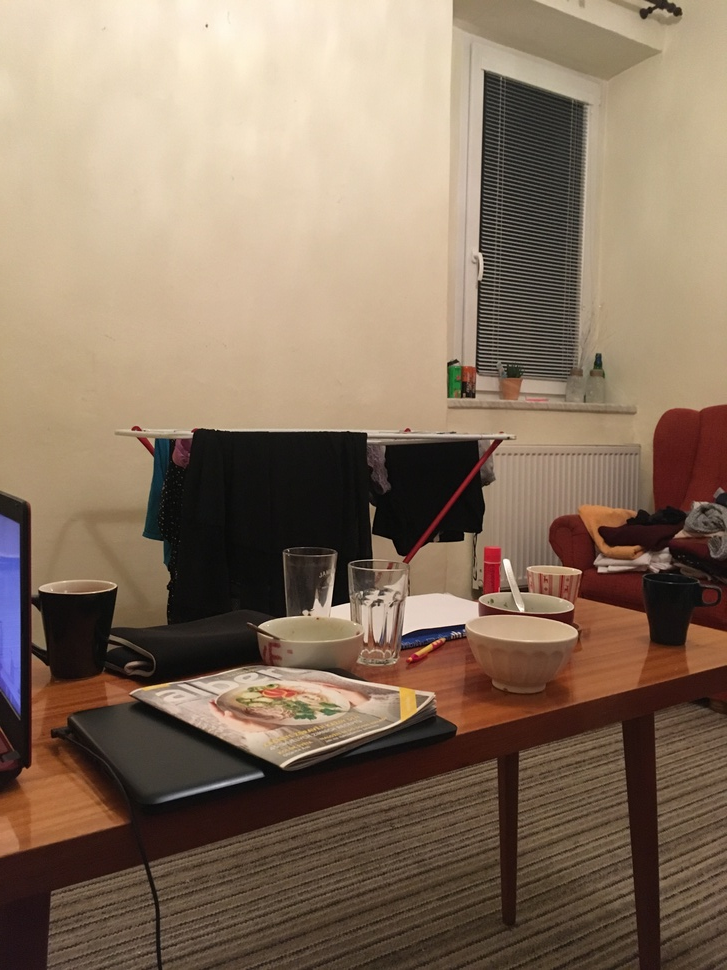
//> input picture 2_semestr/MUL/Proj1/images/diffrent.jpg, 727 x 970 px, shrunk from 3024 x 4032 before the run
$ ./mt02 ../../MUL/Proj1/images/diffrent.jpg 2 2   (built with g++ and OpenCV 4)
//> lines starting //> are read from the running program, lines starting //| are printed output that depends on the picture
#include <stdio.h>
#include <stdlib.h>
#include <string.h>
#include <iostream>

#include <opencv2/imgproc/imgproc.hpp>
#include <opencv2/highgui/highgui.hpp>


/*  Funkce pro šedotónový obraz (0-255) spočítá konvoluci se zadaným jádrem o velikost 3x3 typu float (CV_32FC1).
    Krajní hodnoty výsledného obrazu ponechte 0.
	 Implementujte ručně průchodem obrazem, pro každý pixel projděte jeho okolí a proveďte konvoluci s jádrem.
    Výslednou hodnotu je nutno před uložením do výsledného obrazu normalizovat.

	Povolené metody a funkce OpenCV pro realizaci úkolu jsou:
		Mat:: rows, cols, step(), size(), at<>(), zeros(), ones(), eye()

*/
void convolution( cv::Mat& gray, const cv::Mat& kernel, cv::Mat& dst )
{
	dst = cv::Mat::zeros( gray.size(), CV_32FC1 );

	if( kernel.rows != 3 || kernel.cols != 3 )
		return;

	/*  Working area - begin */
    float filter = 0;
    for (int i=0; i < kernel.rows; ++i){
        for (int j=0; j < kernel.cols; ++j){
            filter += abs(kernel.at<float>(i,j));
        }
    }

    for (int i=0; i < gray.rows; ++i){
        for (int j=0; j < gray.cols; ++j){
            if (i != 0 && i != (gray.rows - 1) && j != 0 && j != (gray.cols - 1)){
                dst.at<float>(i,j) += int(gray.at<unsigned char>(i-1,j-1)) * kernel.at<float>(2,2);
                dst.at<float>(i,j) += int(gray.at<unsigned char>(i,j-1)) * kernel.at<float>(1,2);
                dst.at<float>(i,j) += int(gray.at<unsigned char>(i+1,j-1)) * kernel.at<float>(0,2);
                dst.at<float>(i,j) += int(gray.at<unsigned char>(i-1,j)) * kernel.at<float>(2,1);
                dst.at<float>(i,j) += int(gray.at<unsigned char>(i,j)) * kernel.at<float>(1,1);
                dst.at<float>(i,j) += int(gray.at<unsigned char>(i+1,j)) * kernel.at<float>(0,1);
                dst.at<float>(i,j) += int(gray.at<unsigned char>(i-1,j+1)) * kernel.at<float>(2,0);
                dst.at<float>(i,j) += int(gray.at<unsigned char>(i,j+1)) * kernel.at<float>(1,0);
                dst.at<float>(i,j) += int(gray.at<unsigned char>(i+1,j+1)) * kernel.at<float>(0,0);
                dst.at<float>(i,j) = dst.at<float>(i,j) / filter;
            }
        }
    }
	/*  Working area - end */

}

/*
		Funkce provede geometrickou transformaci obrazu s využitím interpolace nejbližším sousedem.

		Vstupní transformace popisuje transformaci pixelů ze vstupního obrazu do výstupního.
		Využijeme inverzního postupu (viz přednáška), tedy vypočteme inverzní transformaci a
		pro každý bod výstupní matice budeme hledat jeho pozici ve vstupním obrazu a použijeme
		interpolace nejbližším sousedem k nalezení hodnoty výstupního pixelu.

*/
void geometricalTransform( const cv::Mat& src, cv::Mat& dst, const cv::Mat& transformation )
{
	// inverzní transformace
	cv::Mat T = transformation.inv();

	// výsledná matice/obraz
	dst = cv::Mat::zeros(src.size(), CV_8UC1 );

	/*
		Pro každý pixel výstupního obrazu
			1. najděte jeho polohu ve zdrojovém obrazu (pomocí připravené inverzní transformace v matici T)
				viz http://docs.opencv.org/modules/imgproc/doc/geometric_transformations.html?highlight=warpaffine#warpaffine
			2. zkontrolujte, není-li souřadnice mimo zdrojový obraz
			3. využijte interpolaci pomocí nejbližšího souseda k výpočtu výsledného jasu cílového pixelu (využijte funkci cvRound())

	Povolené metody a funkce OpenCV pro realizaci úkolu jsou:
		Mat:: rows, cols, step(), size(), at<>(), zeros(), ones(), eye(), cvRound()

	*/

	/*  Working area - begin */
    for (int i=0; i < dst.rows; ++i){
        for (int j=0; j < dst.cols; ++j){
            cv::Mat coords = cv::Mat::ones(3,1, CV_32FC1);

            coords.at<float>(0) = j;
            coords.at<float>(1) = i;

            coords = T*coords;

            if (cvRound(coords.at<float>(0)) < dst.cols && cvRound(coords.at<float>(1)) < dst.rows &&
                cvRound(coords.at<float>(0)) >= 0 && cvRound(coords.at<float>(1)) >= 0){
                dst.at<unsigned char>(i, j, 0) = int(src.at<unsigned char>(cvRound(coords.at<float>(1)), cvRound(coords.at<float>(0))));
            }
        }
    }
	/*  Working area - end */

	return;
}


//---------------------------------------------------------------------------
void checkDifferences( const cv::Mat test, const cv::Mat ref, std::string tag, bool save = false);
//---------------------------------------------------------------------------

//
// Examples of input parameters
//
// mt-02 image_path [rotation in degrees] [scale]


int main(int argc, char* argv[])
{
    std::string img_path = "";
    float s = 1.f;
    float r = 0.f;

	// check input parameters
	if( argc > 1 ) img_path = std::string( argv[1] );
	if( argc > 2 ) r = atof( argv[2] );
	if( argc > 3 ) s = atof( argv[3] );


	// load testing images
	cv::Mat src_rgb = cv::imread( img_path );
//> src_rgb is the input picture: 970 rows x 727 cols, CV_8UC3; mean B, G, R 96.2, 115.4, 135.9

	// check testing images
	if( src_rgb.empty() ) {
		std::cout << "Failed to load image: " << img_path << std::endl;
		return -1;
	}

	// budeme pracovat s šedotónovým obrazem
	cv::Mat src_gray;
	cvtColor( src_rgb, src_gray, CV_BGR2GRAY );
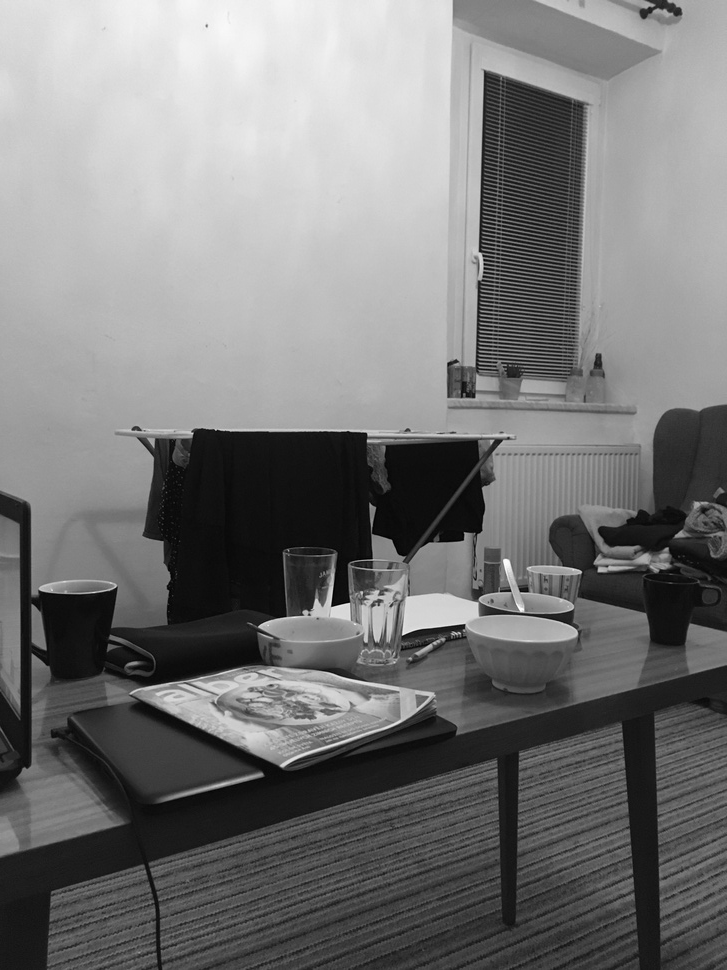
//> src_gray: 970 rows x 727 cols, CV_8UC1; min 1, max 254, mean 119.3

	//---------------------------------------------------------------------------

	// konvoluce
	float ker[9] = { -1, -2, -1, 0, 0, 0, 1, 2, 1 };
	cv::Mat kernel( 3, 3, CV_32FC1, ker );
	cv::Mat conv_res, conv_ref;

	// naprogramované vaše řešení
	convolution( src_gray, kernel, conv_res );
//> after the loop in convolution, `for (int i=0; i < gray.rows; ++i)`:
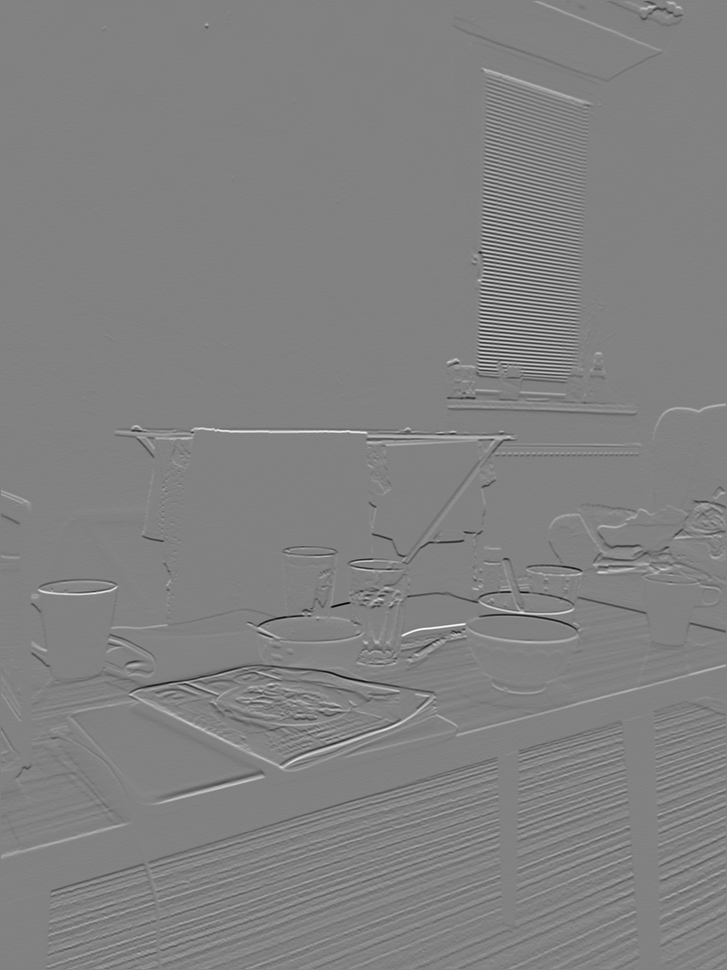
//> dst: 970 rows x 727 cols, CV_32FC1; min -114.1, max 110.1, mean 0.1; drawn with min black and max white

	// referenční řešení
	cv::flip( kernel, kernel, -1 );
	cv::filter2D( src_gray, conv_ref, CV_32F, kernel );
	conv_ref *= 1.f/(cv::sum(abs(kernel)).val[0] + 0.000000001);
	// jelikož filter2D funkce počítá i hodnoty na okrajích výstupního obrazu (a my pro jednoduchost ne)
	// před srovnáním vymažeme krajní hodnoty obrazu
	cv::rectangle( conv_ref, cv::Point(0,0), cv::Point(conv_ref.cols-1,conv_ref.rows-1), cv::Scalar::all(0), 1 );

	//---------------------------------------------------------------------------

	// geometrická transformace

	// střed obrazu
	cv::Point2f c = cv::Point2f(0.5f*src_gray.cols,0.5f*src_gray.rows);
//> c = Point(363.5, 485)

	// matice translace, rotace, změny měřítka a výsledná transformace
	cv::Mat T = cv::Mat::eye(3,3,CV_32FC1);
	cv::Mat R = cv::Mat::eye(3,3,CV_32FC1);
	cv::Mat S = cv::Mat::eye(3,3,CV_32FC1);
	cv::Mat M = cv::Mat::eye(3,3,CV_32FC1);

	/*
		Nastavte koeficienty matice translace, rotace a změny měřítka
		a transformační matice vynásobte ve správném pořadí tak,
	 	aby výsledný obraz byl orotován a přeškálován kolem svého středu.
	 	Hodnoty jsou v proměnných 'c', 'r' a 's'.
	 	Pozor:
	 		- úhel je ve stupních (ne v radiánech),
	 		- chceme rotovat proti směru hodinových ručiček (matice rotace je třeba před použitím invertovat),
	 		- násobení matic A*B*C je v c++ zleva, nutno použít závorky (A*(B*C)), chceme-li násobit zprava

	Povolené metody, makra a funkce OpenCV pro realizaci úkolu jsou:
		Mat:: rows, cols, at<>(), zeros(), ones(), eye(), inv(), cos, sin, CV_PI
	*/

	/*  Working area - begin */
    //translation
    T.at<float>(0,0) = 1;
    T.at<float>(0,1) = 0;
    T.at<float>(0,2) = -c.x;
//> T = [[1, 0, -363.5], [0, 1, 0], [0, 0, 1]]
    T.at<float>(1,0) = 0;
    T.at<float>(1,1) = 1;
    T.at<float>(1,2) = -c.y;
    T.at<float>(2,0) = 0;
    T.at<float>(2,1) = 0;
    T.at<float>(2,2) = 1;
    //rotation
    R.at<float>(0,0) = cos(r*CV_PI/180);
    R.at<float>(0,1) = sin(r*CV_PI/180);
    R.at<float>(0,2) = 0;
    R.at<float>(1,0) = -sin(r*CV_PI/180);
    R.at<float>(1,1) = cos(r*CV_PI/180);
    R.at<float>(1,2) = 0;
    R.at<float>(2,0) = 0;
    R.at<float>(2,1) = 0;
    R.at<float>(2,2) = 1;
    //scale
    S.at<float>(0,0) = s;
    S.at<float>(0,1) = 0;
    S.at<float>(0,2) = 0;
    S.at<float>(1,0) = 0;
    S.at<float>(1,1) = s;
    S.at<float>(1,2) = 0;
    S.at<float>(2,0) = 0;
    S.at<float>(2,1) = 0;
    S.at<float>(2,2) = 1;

    M = (T.inv())*(S*(R*T));
	/*  Working area - end */

	//std::cout << M << std::endl;

	// výsledný obraz po transformaci
	cv::Mat tran_res, tran_ref;

	// vaše naprogramované vaše řešení
	geometricalTransform( src_gray, tran_res, M );
//> after the loop in geometricalTransform, `for (int i=0; i < dst.rows; ++i)`:
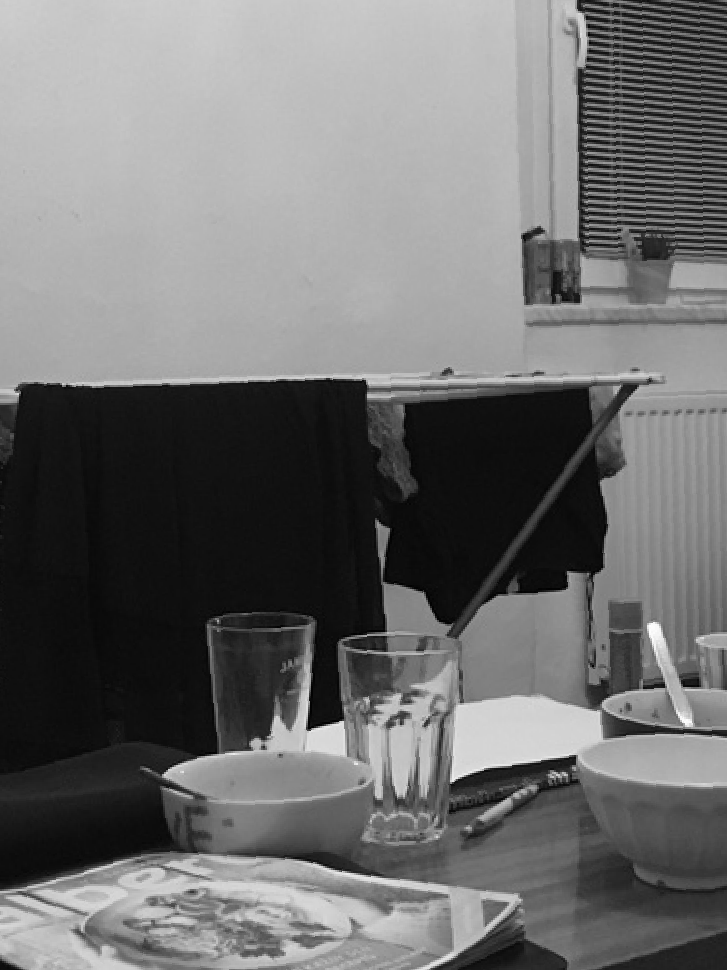
//> dst: 970 rows x 727 cols, CV_8UC1; min 1, max 254, mean 111.1
	cv::imwrite("tran_res.png", tran_res);

	// referenční řešení
	cv::Mat Mref = cv::getRotationMatrix2D( c, r, s );
	// warpAffine funkce interně invertuje transformační matici a interpoluje výstupní hodnoty pixelů ze vstupního obrazu
	cv::warpAffine( src_gray, tran_ref, Mref, src_gray.size(), cv::INTER_NEAREST, cv::BORDER_CONSTANT, cv::Scalar::all(0) );
	cv::imwrite("tran_ref.png", tran_ref);
	//std::cout << Mref << std::endl;

	//---------------------------------------------------------------------------


	// vyhodnocení
	checkDifferences( conv_res, conv_ref, "convolution", true );
	checkDifferences( tran_res, tran_ref, "geometry", true );
	std::cout << std::endl;

    return 0;
}
//---------------------------------------------------------------------------


void checkDifferences( const cv::Mat test, const cv::Mat ref, std::string tag, bool save )
{
//> called with tag = "convolution", save = true
	double mav = 255., err = 255., nonzeros = 1000.;

	if( !test.empty() ) {
		cv::Mat diff;
		cv::absdiff( test, ref, diff );
//> diff: 970 rows x 727 cols, CV_32FC1; every value is 0
		cv::minMaxLoc( diff, NULL, &mav );
//> mav = 0
		nonzeros = 1. * cv::countNonZero( diff ); // / (diff.rows*diff.cols);
//> nonzeros = 0
		err = (nonzeros > 0 ? ( cv::sum(diff).val[0] / nonzeros ) : 0);
//> err = 0

		if( save ) {
			diff *= 255;
			cv::imwrite( (tag+".png").c_str(), test );
			cv::imwrite( (tag+"_err.png").c_str(), diff );
		}
	}

	printf( "%s %.2f %.2f %.2f ", tag.c_str(), err, nonzeros, mav );
//| convolution 0.00 0.00 0.00
//> call 2 of checkDifferences, with tag = "geometry", save = true
//> in checkDifferences (call 2), `cv::minMaxLoc( diff, NULL, &mav );`: mav = 108
//> in checkDifferences (call 2), `nonzeros = 1. * cv::countNonZero( diff );`: nonzeros = 491
//> in checkDifferences (call 2), `err = (nonzeros > 0 ? ( cv::sum(diff).val[0] / nonzeros ) : 0);`: err = 7.86
//> in checkDifferences (call 2), `diff *= 255;`:
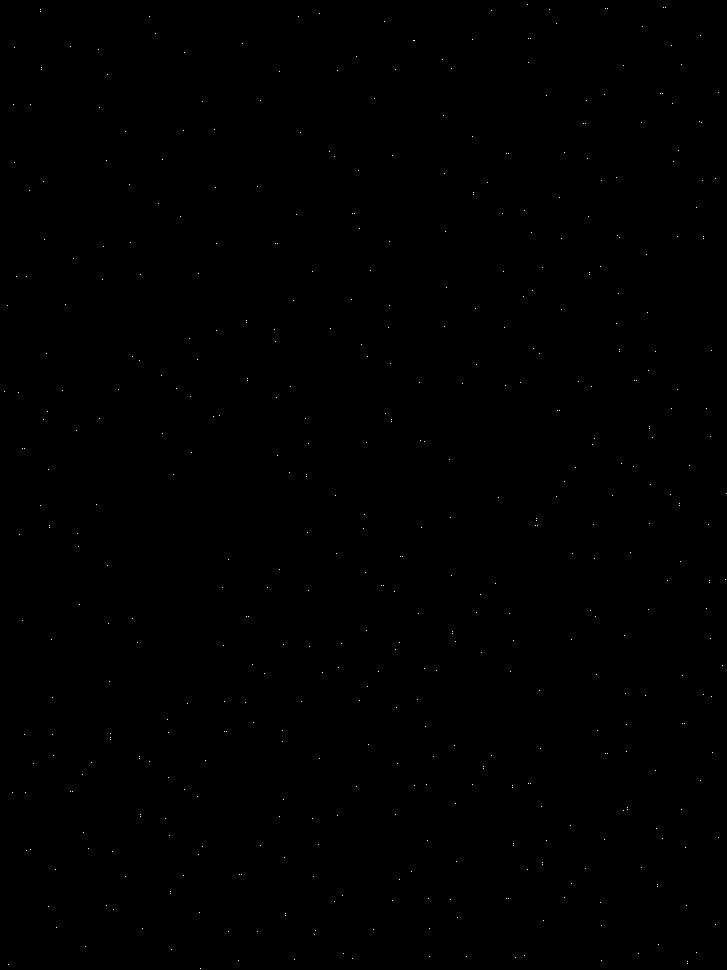
//> diff: 970 rows x 727 cols, CV_8UC1; 0.07% white in thin lines or dots
//| geometry 7.86 491.00 108.00

	return;
}
